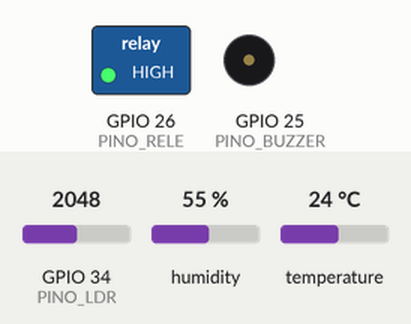
Recording of a program running on a simulated ESP32. On the bench: switched loads named in the program (green lamp = pin HIGH), buzzer (waves = sounding). The inputs (shaded band) are chosen by the test bench; at power-on: temperature 24 °C, humidity 55 %, GPIO 34 (PINO_LDR) = 2048 (analog values on the 0–4095 scale). What the program prints to the serial monitor is not drawn.

Above: at 2.41 s.
2.9 s: temperature set to 2.6 °C
7.5 s: temperature set to 2.1 °C
At 10.9 s:
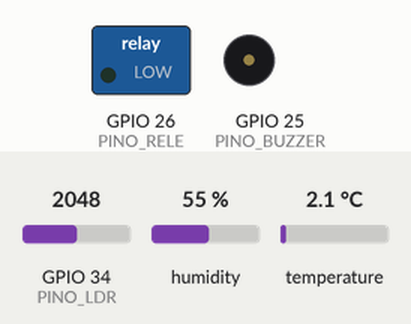
17.4 s: humidity set to 84 %
20.9 s: humidity set to 87 %
At 22.15 s:
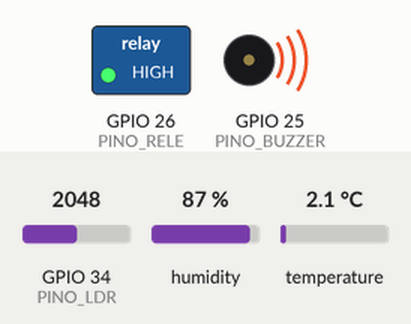
Timing chart, 0 to 34.5 s (numbered marks = the images above; inputs shaded):
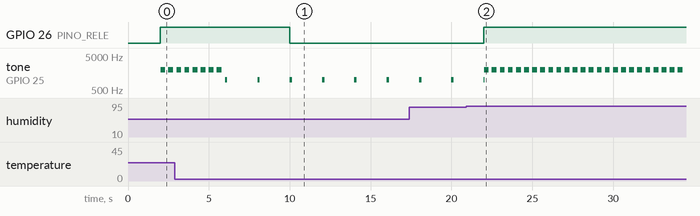

The program:

main.cpp
```cpp
/*
 * FIAP - Edge Computing - Checkpoint 1
 * Nó de Borda Inteligente - Câmara-piloto FrioLog
 *
 * Sensores:
 *   - DHT22 (digital)  -> temperatura e umidade da câmara
 *   - LDR   (analógico) -> luminosidade interna (câmara fechada = escura;
 *                          luz = porta aberta ou mal vedada)
 * Atuadores:
 *   - Relé   -> aciona a refrigeração de reforço (LED azul "Compressor")
 *   - Buzzer -> alarme sonoro local, com padrão diferente para cada estado
 *
 * Toda a decisão acontece no ESP32. Não há Wi-Fi, MQTT nem HTTP neste código:
 * o nó funciona sozinho, mesmo sem internet.
 */

#include <Arduino.h>
#include <DHT.h>
#include <math.h>

// ------------------------- Pinos -------------------------
#define PINO_DHT 15
#define PINO_LDR 34 // ADC1 (entrada analógica)
#define PINO_RELE 26
#define PINO_BUZZER 25
#define TIPO_DHT DHT22

// ------------- Limites (câmara de medicamentos: 2 a 8 °C) -------------
const float TEMP_MIN_IDEAL = 2.0;     // abaixo disso: ATENCAO (risco de congelar)
const float TEMP_MAX_IDEAL = 8.0;     // acima disso:  ATENCAO
const float TEMP_MIN_CRITICA = 0.0;   // abaixo disso: CRITICO
const float TEMP_MAX_CRITICA = 10.0;  // acima disso:  CRITICO
const float UMID_MAX_IDEAL = 70.0;    // %
const float UMID_MAX_CRITICA = 85.0;  // %
const float LUX_PORTA_ABERTA = 100.0; // acima disso considera a porta aberta

// Histerese: para SAIR de um estado a leitura precisa voltar um pouco além
// do limite. Evita que o estado fique "piscando" perto do ponto de decisão.
const float HIST_TEMP = 0.5; // °C
const float HIST_UMID = 2.0; // %
const float HIST_LUX = 20.0; // lux

// Constantes do LDR do Wokwi (conversão tensão -> lux)
const float GAMMA = 0.7;
const float RL10 = 50.0;

const unsigned long INTERVALO_LEITURA = 2000; // DHT22 aceita no máx. 1 leitura a cada 2 s

// ------------------------- Estados -------------------------
enum Estado
{
  NORMAL,
  ATENCAO,
  CRITICO,
  FALHA_SENSOR
};

Estado estadoAtual = NORMAL; // variável que representa o estado do sistema
String motivoAtual = "inicializacao";
bool frioExcessivo = false; // se o problema é frio, o compressor NÃO deve ligar

DHT dht(PINO_DHT, TIPO_DHT);

unsigned long ultimaLeitura = 0;
int freqBuzzerAtual = 0; // 0 = buzzer desligado

// ---------------------------------------------------------------------------

const char *nomeEstado(Estado e)
{
  switch (e)
  {
  case NORMAL:
    return "NORMAL";
  case ATENCAO:
    return "ATENCAO";
  case CRITICO:
    return "CRITICO";
  case FALHA_SENSOR:
    return "FALHA_SENSOR";
  }
  return "?";
}

float lerLux()
{
  int bruto = analogRead(PINO_LDR);
  float tensao = bruto / 4095.0 * 3.3;
  if (tensao >= 3.29)
    return 0.0; // escuro total
  if (tensao <= 0.01)
    return 100000.0; // saturado de luz
  float resistencia = 2000.0 * tensao / (1.0 - tensao / 3.3);
  return pow(RL10 * 1e3 * pow(10, GAMMA) / resistencia, 1.0 / GAMMA);
}

/*
 * FUNÇÃO DE DECISÃO LOCAL
 * Recebe as leituras dos dois sensores e devolve o estado que o nó deve assumir.
 * Prioridade (da maior para a menor): FALHA_SENSOR > CRITICO > ATENCAO > NORMAL.
 * As regras são testadas nessa ordem e a primeira verdadeira vence, então,
 * se várias condições forem verdadeiras ao mesmo tempo, prevalece a mais grave.
 */
Estado decidirEstado(float temp, float umid, float lux, String &motivo, bool &frio)
{
  frio = false;

  // 1) Sem leitura confiável não dá para decidir com segurança
  if (isnan(temp) || isnan(umid))
  {
    motivo = "falha na leitura do DHT22";
    return FALHA_SENSOR;
  }

  // Histerese: se já estou num estado, fica um pouco mais "fácil" permanecer nele
  bool jaCritico = (estadoAtual == CRITICO);
  bool jaAlerta = (estadoAtual == CRITICO || estadoAtual == ATENCAO);

  float hTc = jaCritico ? HIST_TEMP : 0;
  float hUc = jaCritico ? HIST_UMID : 0;
  float hTa = jaAlerta ? HIST_TEMP : 0;
  float hUa = jaAlerta ? HIST_UMID : 0;
  float hL = jaAlerta ? HIST_LUX : 0;

  bool portaAberta = lux > (LUX_PORTA_ABERTA - hL);

  // 2) CRITICO
  if (portaAberta && temp > TEMP_MAX_IDEAL - hTc)
  { // regra combinada (2 sensores)
    motivo = "porta aberta com temperatura acima de 8 C";
    return CRITICO;
  }
  if (temp > TEMP_MAX_CRITICA - hTc)
  {
    motivo = "temperatura acima do limite critico";
    return CRITICO;
  }
  if (temp < TEMP_MIN_CRITICA + hTc)
  {
    motivo = "temperatura abaixo do limite critico (congelamento)";
    frio = true;
    return CRITICO;
  }
  if (umid > UMID_MAX_CRITICA - hUc)
  {
    motivo = "umidade acima do limite critico";
    return CRITICO;
  }

  // 3) ATENCAO
  if (temp > TEMP_MAX_IDEAL - hTa)
  {
    motivo = "temperatura acima da faixa ideal";
    return ATENCAO;
  }
  if (temp < TEMP_MIN_IDEAL + hTa)
  {
    motivo = "temperatura abaixo da faixa ideal";
    frio = true;
    return ATENCAO;
  }
  if (umid > UMID_MAX_IDEAL - hUa)
  {
    motivo = "umidade acima da faixa ideal";
    return ATENCAO;
  }
  if (portaAberta)
  {
    motivo = "porta aberta (luz detectada)";
    return ATENCAO;
  }

  // 4) Nenhuma regra disparou
  motivo = "tudo dentro da faixa";
  return NORMAL;
}

// Relé segue o estado decidido
void atualizarRele()
{
  bool ligar = (estadoAtual == ATENCAO || estadoAtual == CRITICO) && !frioExcessivo;
  digitalWrite(PINO_RELE, ligar ? HIGH : LOW);
}

// Buzzer com padrão por estado, sem usar delay()
void atualizarBuzzer()
{
  unsigned long t = millis();
  int freq = 0;
  switch (estadoAtual)
  {
  case ATENCAO:
    if (t % 2000 < 150)
      freq = 1000;
    break; // bip curto a cada 2 s
  case CRITICO:
    if (t % 500 < 300)
      freq = 2000;
    break; // alarme rápido
  case FALHA_SENSOR:
    if (t % 1000 < 100)
      freq = 500;
    break; // bip grave a cada 1 s
  default:
    break;
  }
  if (freq != freqBuzzerAtual)
  {
    if (freq == 0)
      noTone(PINO_BUZZER);
    else
      tone(PINO_BUZZER, freq);
    freqBuzzerAtual = freq;
  }
}

void setup()
{
  Serial.begin(115200);
  pinMode(PINO_RELE, OUTPUT);
  pinMode(PINO_BUZZER, OUTPUT);
  digitalWrite(PINO_RELE, LOW);
  analogReadResolution(12);
  dht.begin();

  Serial.println();
  Serial.println("=== FrioLog | No de borda da camara-piloto ===");
  Serial.println("Decisao 100% local no ESP32 (sem rede)");
  Serial.println("Faixa ideal: 2-8 C | umidade <= 70% | porta fechada (<100 lux)");
  Serial.println();
}

void loop()
{
  if (millis() - ultimaLeitura >= INTERVALO_LEITURA)
  {
    ultimaLeitura = millis();

    // --- Leitura dos sensores ---
    float temp = dht.readTemperature(); // DHT22: sensor digital (protocolo 1 fio)
    float umid = dht.readHumidity();
    int ldrBruto = analogRead(PINO_LDR); // LDR: sensor analógico (ADC 0-4095)
    float lux = lerLux();

    // --- Decisão local ---
    String novoMotivo;
    bool novoFrio;
    Estado novoEstado = decidirEstado(temp, umid, lux, novoMotivo, novoFrio);

    if (novoEstado != estadoAtual)
    {
      Serial.printf(">>> MUDANCA DE ESTADO: %s -> %s | motivo: %s\r\n",
                    nomeEstado(estadoAtual), nomeEstado(novoEstado), novoMotivo.c_str());
    }
    estadoAtual = novoEstado;
    motivoAtual = novoMotivo;
    frioExcessivo = novoFrio;

    // --- Atuação ---
    atualizarRele();

    Serial.printf("[%7lus] T=%5.1f C | U=%5.1f %% | Luz=%7.1f lux (ADC=%4d) | Estado=%-12s | Rele=%s | %s\r\n",
                  millis() / 1000, temp, umid, lux, ldrBruto,
                  nomeEstado(estadoAtual),
                  digitalRead(PINO_RELE) ? "LIGADO " : "DESLIG.",
                  motivoAtual.c_str());
  }

  atualizarBuzzer();
}
```

Measured:
- the behaviour switches between 2.5 and 2.4 °C on temperature (found by bisection; images 0 and 1)
- the behaviour switches between 85 and 86 % on humidity (found by bisection; images 1 and 2)
- after the input at 7.5 s, GPIO 26 (PINO_RELE): HIGH → LOW after 2.5 s
- after the input at 20.9 s, GPIO 26 (PINO_RELE): LOW → HIGH after 1.1 s
- by itself, tone on GPIO 25 (PINO_BUZZER): repeats every 0.48 s: 2000 Hz 0.28 s, silent 0.20 s
